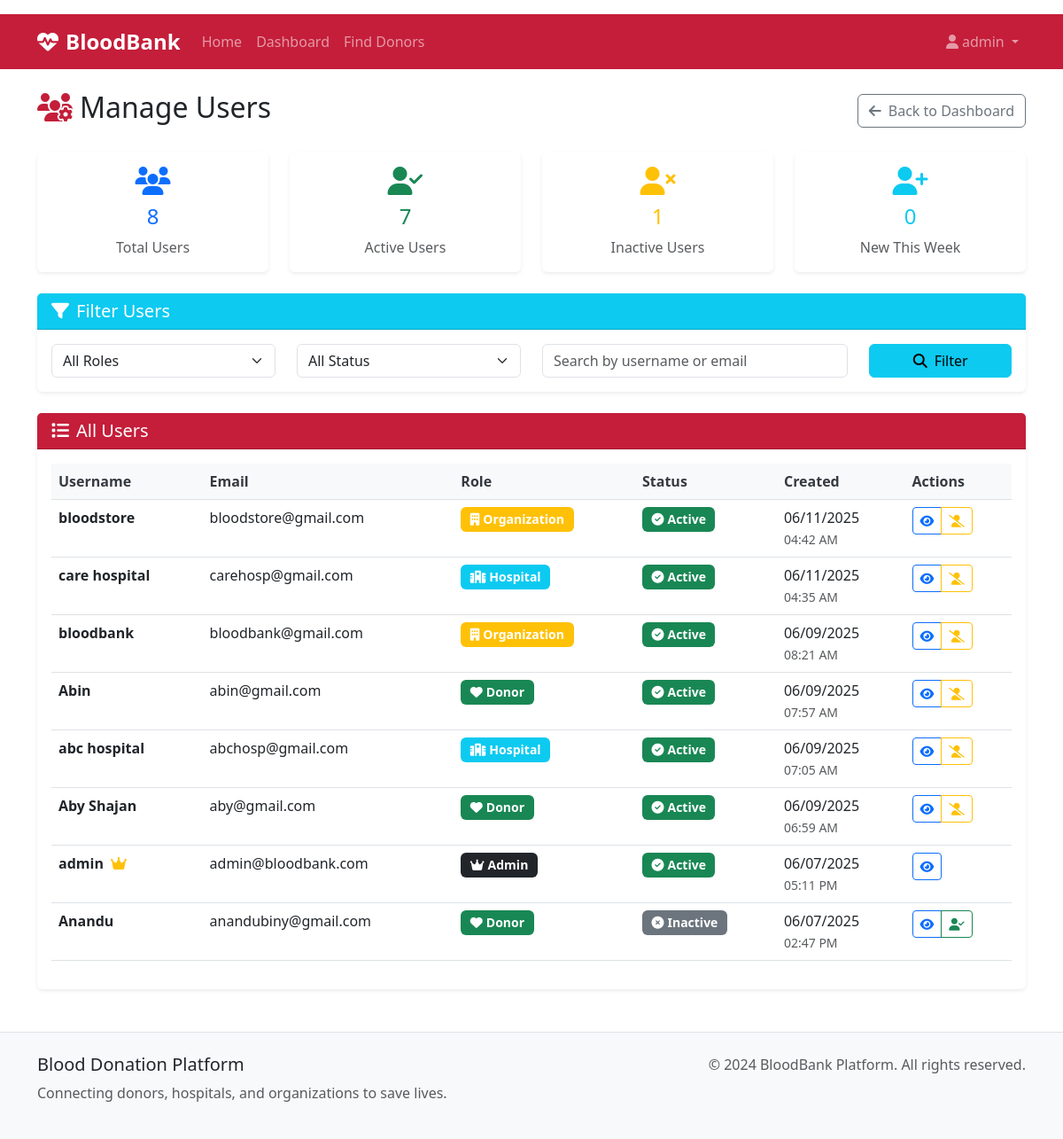
Before: /admin/manage-users (signed in) with the older database file.
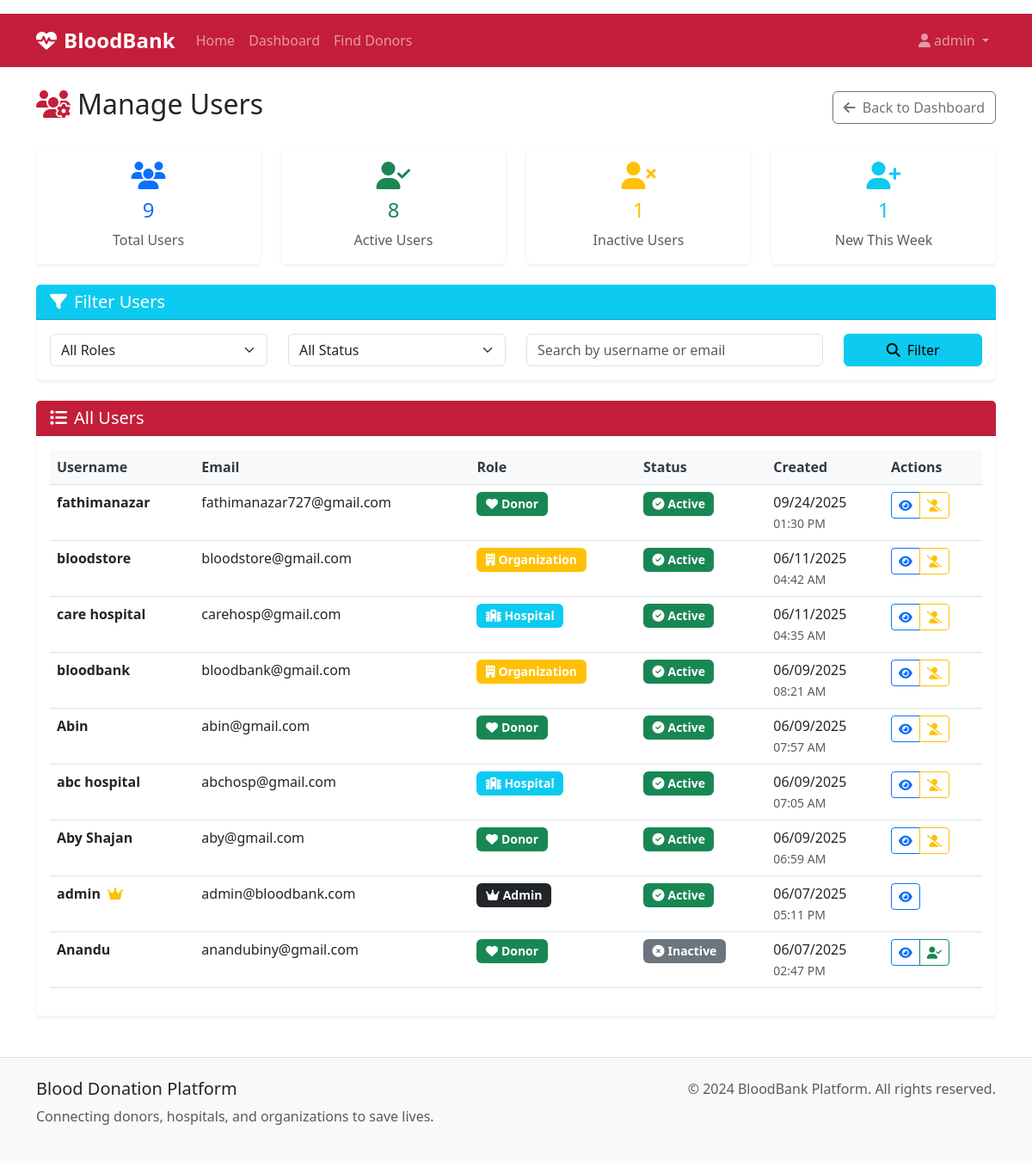
After: the same page with the newer database file.
### models.py (models this page shows, shortened)
class User(db.Model):
    id = db.Column(db.Integer, primary_key=True)
    username = db.Column(db.String(80), unique=True, nullable=False)
    email = db.Column(db.String(120), unique=True, nullable=False)
    password_hash = db.Column(db.String(256), nullable=False)
    role = db.Column(db.String(20), nullable=False)  # donor, hospital, organization, admin
    created_at = db.Column(db.DateTime, default=datetime.utcnow)
    is_active = db.Column(db.Boolean, default=True)
    donor_profile = db.relationship('DonorProfile', backref='user', uselist=False)
    hospital_profile = db.relationship('HospitalProfile', backref='user', uselist=False)
    organization_profile = db.relationship('OrganizationProfile', backref='user', uselist=False)

### routes.py (the view)
@app.route('/admin/manage-users')
@role_required(['admin'])
def manage_users():
    from datetime import datetime, timedelta
    users = User.query.order_by(User.created_at.desc()).all()
    seven_days_ago = datetime.utcnow() - timedelta(days=7)
    now = datetime.utcnow()
    return render_template('admin/manage_users.html', users=users, seven_days_ago=seven_days_ago, now=now)

### utils.py (called while the page is built)
def role_required(roles):
    def decorator(f):
        @wraps(f)
        def decorated_function(*args, **kwargs):
            if 'user_id' not in session:
                flash('Please log in to access this page.', 'warning')
                return redirect(url_for('login'))
            user = User.query.get(session['user_id'])
            if not user or user.role not in roles:
                flash('You do not have permission to access this page.',
                      'error')
                return redirect(url_for('dashboard'))
            return f(*args, **kwargs)
        return decorated_function
    return decorator

### templates/admin/manage_users.html (shortened to what this page needs)
{% extends "base.html" %}
{% block content %}
<div class="d-flex justify-content-between align-items-center mb-4">
    <h2><i class="fas fa-users-cog me-2 text-medical"></i>Manage Users</h2>
    <a href="{{ url_for('admin_dashboard') }}" class="btn btn-outline-secondary">
        <i class="fas fa-arrow-left me-2"></i>Back to Dashboard
    </a>
</div>
<div class="row mb-4">
    <div class="col-md-3">
        <div class="card border-0 shadow-sm text-center">
            <div class="card-body">
                <div class="text-primary mb-2">
                    <i class="fas fa-users fa-2x"></i>
                </div>
                <h4 class="text-primary">{{ users|length }}</h4>
                <p class="mb-0 text-muted">Total Users</p>
            </div>
        </div>
    </div>
    <div class="col-md-3">
        <div class="card border-0 shadow-sm text-center">
            <div class="card-body">
                <div class="text-success mb-2">
                    <i class="fas fa-user-check fa-2x"></i>
                </div>
                <h4 class="text-success">{{ users|selectattr('is_active', 'equalto', True)|list|length }}</h4>
                <p class="mb-0 text-muted">Active Users</p>
            </div>
        </div>
    </div>
    <div class="col-md-3">
        <div class="card border-0 shadow-sm text-center">
            <div class="card-body">
                <div class="text-warning mb-2">
                    <i class="fas fa-user-times fa-2x"></i>
                </div>
                <h4 class="text-warning">{{ users|selectattr('is_active', 'equalto', False)|list|length }}</h4>
                <p class="mb-0 text-muted">Inactive Users</p>
            </div>
        </div>
    </div>
    <div class="col-md-3">
        <div class="card border-0 shadow-sm text-center">
            <div class="card-body">
                <div class="text-info mb-2">
                    <i class="fas fa-user-plus fa-2x"></i>
                </div>
                {% set ns = namespace(new_users_this_week=0) %}
                {% for user in users %}
                    {% if user.created_at >= seven_days_ago %}
                        {% set ns.new_users_this_week = ns.new_users_this_week + 1 %}
                    {% endif %}
                {% endfor %}
                <h4 class="text-info">{{ ns.new_users_this_week }}</h4>
                <p class="mb-0 text-muted">New This Week</p>
            </div>
        </div>
    </div>
</div>
<div class="row mb-4">
    <div class="col-12">
        <div class="card border-0 shadow-sm">
            <div class="card-header bg-info text-white">
                <h5 class="mb-0"><i class="fas fa-filter me-2"></i>Filter Users</h5>
            </div>
            <div class="card-body">
                <div class="row">
                    <div class="col-md-3">
                        <select class="form-select" id="roleFilter">
                            <option value="">All Roles</option>
                        </select>
                    </div>
                    <div class="col-md-3">
                        <select class="form-select" id="statusFilter">
                            <option value="">All Status</option>
                        </select>
                    </div>
                    <div class="col-md-4">
                        <input type="text" class="form-control" id="searchFilter" placeholder="Search by username or email">
                    </div>
                    <div class="col-md-2">
                        <button class="btn btn-info w-100" onclick="applyFilters()">
                            <i class="fas fa-search me-2"></i>Filter
                        </button>
                    </div>
                </div>
            </div>
        </div>
    </div>
</div>
<div class="row">
    <div class="col-12">
        <div class="card border-0 shadow-sm">
            <div class="card-header bg-medical text-white">
                <h5 class="mb-0"><i class="fas fa-list me-2"></i>All Users</h5>
            </div>
            <div class="card-body">
                {% if users %}
                    <div class="table-responsive">
                        <table class="table table-hover" id="usersTable">
                            <thead class="table-light">
                                <tr>
                                    <th>Username</th>
                                    <th>Email</th>
                                    <th>Role</th>
                                    <th>Status</th>
                                    <th>Created</th>
                                    <th>Actions</th>
                                </tr>
                            </thead>
                            <tbody>
                                {% for user in users %}
                                    <tr class="user-row"
                                        data-role="{{ user.role }}"
                                        data-status="{{ 'active' if user.is_active else 'inactive' }}"
                                        data-search="{{ (user.username + ' ' + user.email).lower() }}">
                                        <td>
                                            <strong>{{ user.username }}</strong>
                                            {% if user.role == 'admin' %}
                                                <i class="fas fa-crown text-warning ms-1" title="Administrator"></i>
                                            {% endif %}
                                        </td>
                                        <td>{{ user.email }}</td>
                                        <td>
                                            {% if user.role == 'donor' %}
                                                <span class="badge bg-success">
                                                    <i class="fas fa-heart me-1"></i>Donor
                                                </span>
                                            {% elif user.role == 'hospital' %}
                                                <span class="badge bg-info">
                                                    <i class="fas fa-hospital me-1"></i>Hospital
                                                </span>
                                            {% elif user.role == 'organization' %}
                                                <span class="badge bg-warning">
                                                    <i class="fas fa-building me-1"></i>Organization
                                                </span>
                                            {% elif user.role == 'admin' %}
                                                <span class="badge bg-dark">
                                                    <i class="fas fa-crown me-1"></i>Admin
                                                </span>
                                            {% endif %}
                                        </td>
                                        <td>
                                            {% if user.is_active %}
                                                <span class="badge bg-success">
                                                    <i class="fas fa-check-circle me-1"></i>Active
                                                </span>
                                            {% else %}
                                                <span class="badge bg-secondary">
                                                    <i class="fas fa-times-circle me-1"></i>Inactive
                                                </span>
                                            {% endif %}
                                        </td>
                                        <td>
                                            {{ user.created_at.strftime('%m/%d/%Y') }}<br>
                                            <small class="text-muted">{{ user.created_at.strftime('%I:%M %p') }}</small>
                                        </td>
                                        <td>
                                            <div class="btn-group">
                                                <button class="btn btn-outline-primary btn-sm"
                                                        data-bs-toggle="modal"
                                                        data-bs-target="#userModal{{ user.id }}">
                                                    <i class="fas fa-eye"></i>
                                                </button>
                                                {% if user.role != 'admin' or (user.role == 'admin' and users|selectattr('role', 'equalto', 'admin')|list|length > 1) %}
                                                    <a href="{{ url_for('toggle_user_status', user_id=user.id) }}"
                                                       class="btn btn-outline-{{ 'warning' if user.is_active else 'success' }} btn-sm"
                                                       onclick="return confirm('Are you sure you want to {{ 'deactivate' if user.is_active else 'activate' }} this user?')">
                                                        <i class="fas fa-{{ 'user-slash' if user.is_active else 'user-check' }}"></i>
                                                    </a>
                                                {% endif %}
                                            </div>
                                        </td>
                                    </tr>
                                {% endfor %}
                            </tbody>
                        </table>
                    </div>
                {% else %}
                    <div class="text-center text-muted py-5">
                        <i class="fas fa-users fa-4x mb-3"></i>
                        <h5>No Users Found</h5>
                        <p>There are currently no users in the system.</p>
                    </div>
                {% endif %}
            </div>
        </div>
    </div>
</div>
{% endblock %}

### templates/base.html (shortened to what this page needs)
<!DOCTYPE html>
<html lang="en">
<head>
    <link href="https://cdn.jsdelivr.net/npm/bootstrap@5.3.0/dist/css/bootstrap.min.css" rel="stylesheet">
    <link href="https://cdnjs.cloudflare.com/ajax/libs/font-awesome/6.4.0/css/all.min.css" rel="stylesheet">
    <link href="{{ url_for('static', filename='css/styles.css') }}" rel="stylesheet">
</head>
<body>
    <nav class="navbar navbar-expand-lg navbar-dark bg-medical">
        <div class="container">
            <a class="navbar-brand" href="{{ url_for('index') }}">
                <i class="fas fa-heartbeat me-2"></i>BloodBank
            </a>
            <div class="collapse navbar-collapse" id="navbarNav">
                <ul class="navbar-nav me-auto">
                    <li class="nav-item">
                        <a class="nav-link" href="{{ url_for('index') }}">Home</a>
                    </li>
                    {% if session.user_id %}
                        <li class="nav-item">
                            <a class="nav-link" href="{{ url_for('dashboard') }}">Dashboard</a>
                        </li>
                        <li class="nav-item">
                            <a class="nav-link" href="{{ url_for('search_donors') }}">Find Donors</a>
                        </li>
                    {% endif %}
                </ul>
                <ul class="navbar-nav">
                    {% if session.user_id %}
                        <li class="nav-item dropdown">
                            <a class="nav-link dropdown-toggle" href="#" id="navbarDropdown" role="button" data-bs-toggle="dropdown">
                                <i class="fas fa-user me-1"></i>{{ session.username }}
                            </a>
                        </li>
                    {% endif %}
                </ul>
            </div>
        </div>
    </nav>
    <main class="container mt-4">
        {% block content %}{% endblock %}
    </main>
    <footer class="bg-light mt-5 py-4">
        <div class="container">
            <div class="row">
                <div class="col-md-6">
                    <h5>Blood Donation Platform</h5>
                    <p class="text-muted">Connecting donors, hospitals, and organizations to save lives.</p>
                </div>
                <div class="col-md-6 text-md-end">
                    <p class="text-muted">&copy; 2024 BloodBank Platform. All rights reserved.</p>
                </div>
            </div>
        </div>
    </footer>
</body>
</html>

### static/css/styles.css (style rules this page uses)
:root { --medical-primary: #c41e3a; --medical-secondary: #8b0000; --medical-light: #f8f9fa; --medical-dark: #343a40; --medical-accent: #28a745; --medical-warning: #ffc107; --medical-info: #17a2b8; }
.bg-medical { background-color: var(--medical-primary) !important; }
.text-medical { color: var(--medical-primary) !important; }
.card { transition: transform 0.2s ease-in-out, box-shadow 0.2s ease-in-out; }
.navbar-dark .navbar-brand { font-weight: 700; font-size: 1.5rem; }
.navbar-dark .navbar-nav .nav-link { font-weight: 500; transition: color 0.2s ease-in-out; }
.btn-group .btn { position: relative; z-index: 1; }
.table th { border-top: none; font-weight: 600; color: var(--medical-dark); background-color: var(--medical-light); }
.badge { font-size: 0.875em; padding: 0.5em 0.75em; }
footer { margin-top: auto; border-top: 1px solid #dee2e6; }

Changed rows visible on the page:
added User: username "fathimanazar", email "fathimanazar727@gmail.com", role "donor" (drawn), is_active True (drawn), created_at "09/24/2025", created_at "01:30 PM"
Other visible differences:
{{ users|length }}: "8" → "9"
{{ users|selectattr('is_active', 'equalto', True)|list|length }}: "7" → "8"
{{ ns.new_users_this_week }}: "0" → "1"
